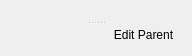
<?xml version="1.0" encoding="UTF-8"?>
<ui version="4.0">
 <class>OrganWidget</class>
 <widget class="QWidget" name="OrganWidget">
  <property name="geometry">
   <rect>
    <x>0</x>
    <y>0</y>
    <width>192</width>
    <height>56</height>
   </rect>
  </property>
  <property name="windowTitle">
   <string>Form</string>
  </property>
  <layout class="QGridLayout" name="gridLayout">
   <item row="0" column="0">
    <widget class="QSplitter" name="splitter">
     <property name="orientation">
      <enum>Qt::Orientation::Vertical</enum>
     </property>
     <property name="handleWidth">
      <number>3</number>
     </property>
     <widget class="DataExchangeWidget" name="dataExchangeWidget" native="true"/>
     <widget class="QWidget" name="">
      <layout class="QHBoxLayout" name="horizontalLayout">
       <item>
        <widget class="NameDescriptionWidget" name="nameDescriptionWidget" native="true"/>
       </item>
       <item>
        <widget class="QToolButton" name="editParentToolButton">
         <property name="toolTip">
          <string>Edit Parent Object</string>
         </property>
         <property name="statusTip">
          <string>Edit Parent Object</string>
         </property>
         <property name="whatsThis">
          <string>Edit Parent Object</string>
         </property>
         <property name="text">
          <string>Edit Parent</string>
         </property>
         <property name="icon">
          <iconset theme="user"/>
         </property>
         <property name="autoRaise">
          <bool>true</bool>
         </property>
        </widget>
       </item>
      </layout>
     </widget>
    </widget>
   </item>
  </layout>
 </widget>
 <customwidgets>
  <customwidget>
   <class>DataExchangeWidget</class>
   <extends>QWidget</extends>
   <header location="global">gui.widgets.dataclasswidgets.dataexchangewidget</header>
   <container>1</container>
  </customwidget>
  <customwidget>
   <class>NameDescriptionWidget</class>
   <extends>QWidget</extends>
   <header location="global">gui.widgets.dataclasswidgets.namedescriptionwidget</header>
   <container>1</container>
  </customwidget>
 </customwidgets>
 <resources/>
 <connections/>
</ui>
